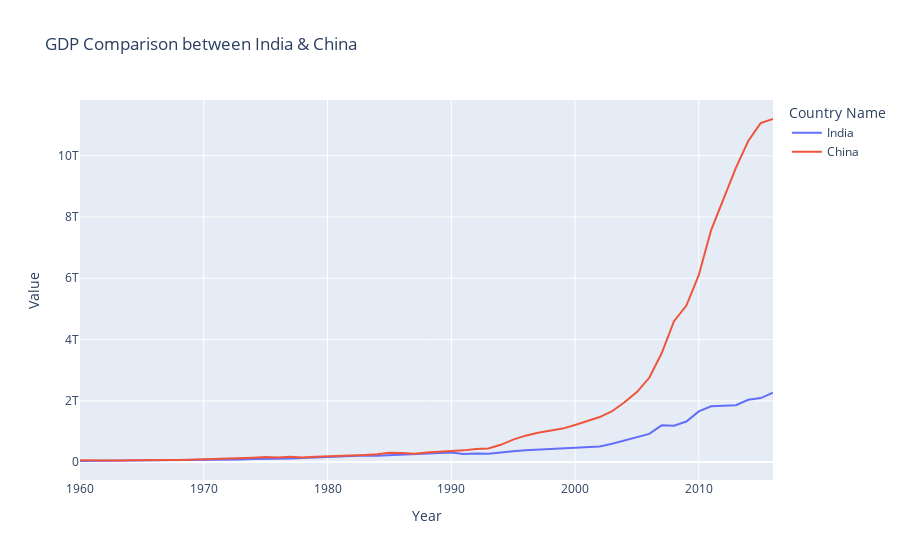

Notebook code cell kept with this figure:
### Code cell
ex.line(df_pr, x = "Year", y = "Value", title = "GDP Comparison between India & China", color = "Country Name")
